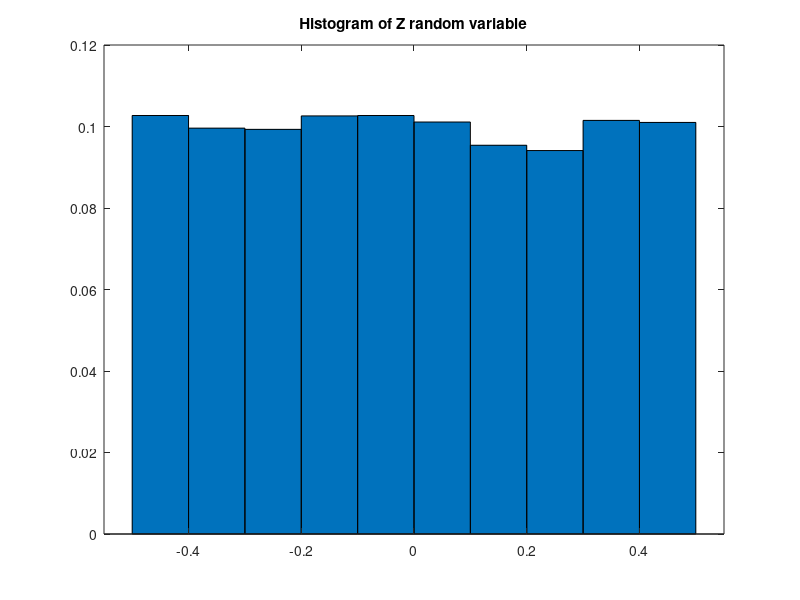

Recreate this plot in MATLAB.
clear;

N = 10000;
a = 1;
b = 100;

X = a + (b - a) .* rand(N,1);
Y = round(X);
Z = X-Y;
mean_z = mean(Z)
variance_z = var(Z)

barsN = 10;
h = hist(Z, barsN);
h = h/sum(h);

start = -0.5;
stop = 0.5;
step = (stop-start)/ barsN;
x_axis = start+step/2:step:stop-step/2;

% Plot histogram
bar(x_axis, h, 1.0);
xlim([-0.55, 0.55])
title("Histogram of Z random variable")